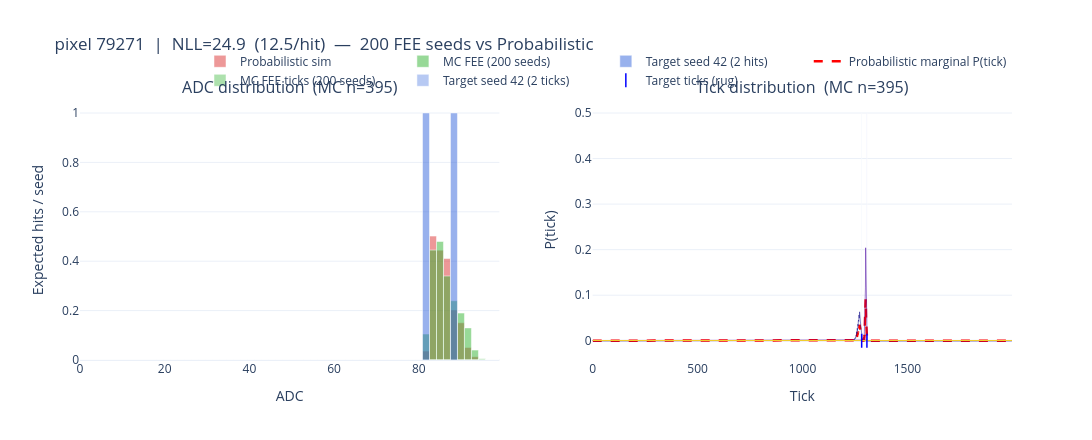
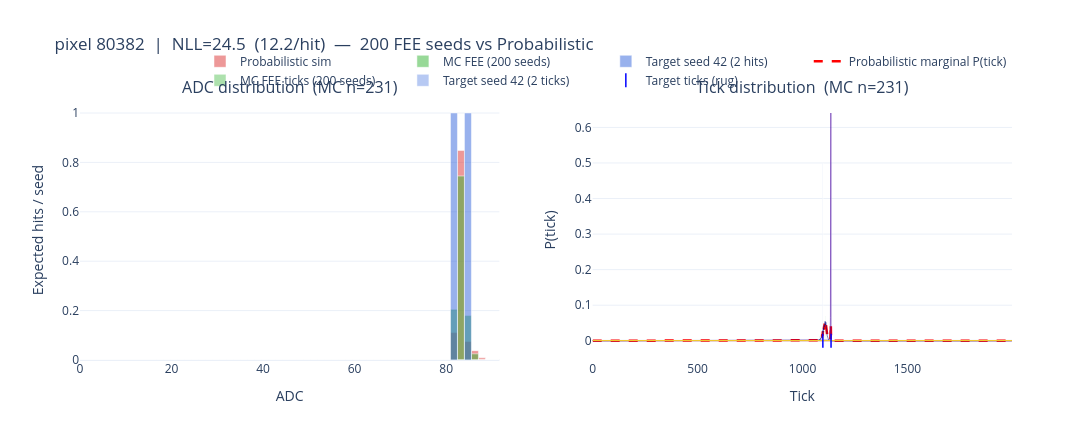
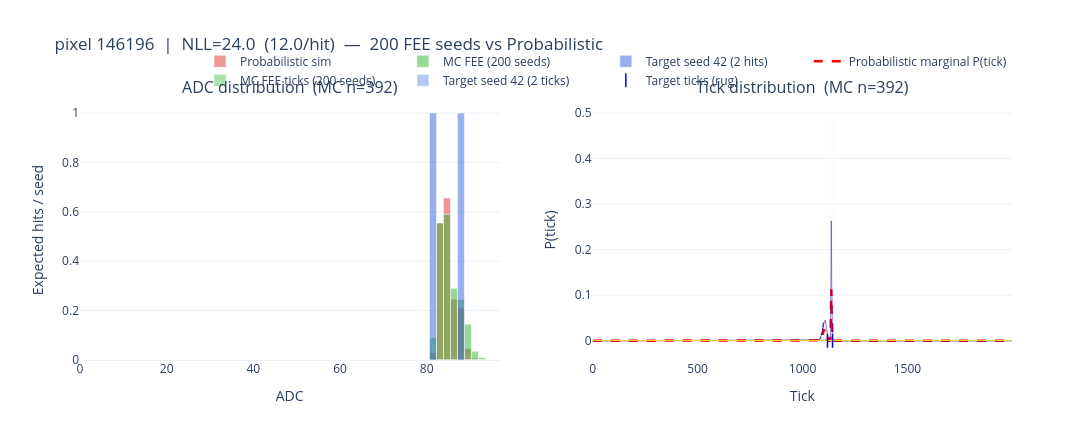
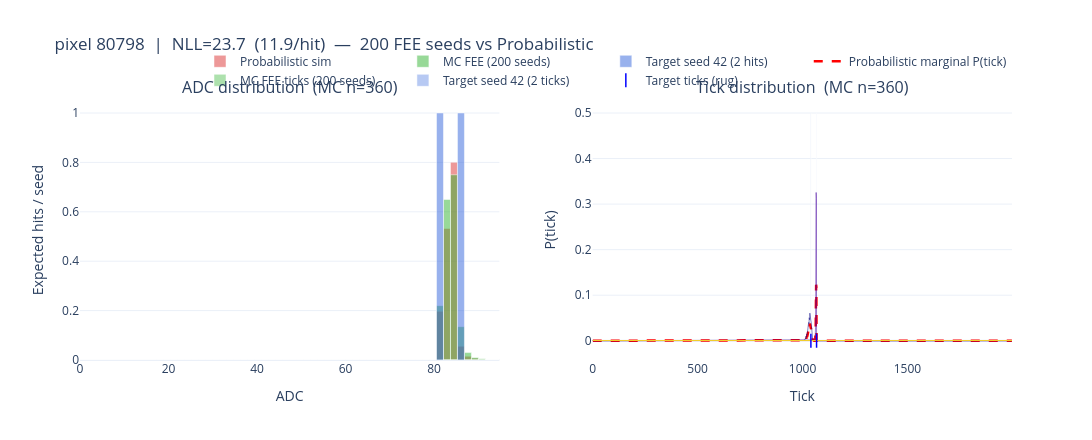

Notebook code for these charts, in order:
### Code cell
# --- Monte-Carlo FEE noise ensemble vs probabilistic distributions ---------------
#
# Strategy:
#   1. Run simulate_wfs() ONCE (deterministic physics, no noise).
#   2. Call simulate_stochastic() N_SEEDS times with different seeds.
#   3. For the worst discrepancy pixels, compare the empirical (ADC, tick)
#      distributions from all seeds against the probabilistic prediction.

from larndsim.sim_jax import simulate_wfs, simulate_stochastic
import plotly.graph_objects as go
from plotly.subplots import make_subplots
import plotly.colors as pc

N_SEEDS      = 200    # number of FEE noise realisations (raise to 1000 if fast enough)
MC_PARAMS    = disc_params   # use the same params as the discrepancy cell
WORST_PIX    = worst_pixels  # from previous cell

print(f"Running {N_SEEDS} FEE noise realisations at {PARAM_TO_SCAN}={DISCREPANCY_VAL:.4f} ...")

# ── Step 1: compute waveforms once ───────────────────────────────────────────────
response_arr = response   # the LUT response array loaded in cell 2
wfs_mc, unique_pixels_mc = simulate_wfs(MC_PARAMS, response_arr, tracks_jax, track_fields)
unique_pixels_mc_np = np.array(unique_pixels_mc)

# ── Step 2: loop over seeds ───────────────────────────────────────────────────────
# Accumulate per-pixel hit lists: {pixel_id: {'adcs': [...], 'ticks': [...]}}
from collections import defaultdict
mc_hits = defaultdict(lambda: {'adcs': [], 'ticks': []})

for seed in tqdm(range(N_SEEDS)):
    adcs_s, _, _, _, ticks_s, _, _, hit_pixels_s = simulate_stochastic(
        MC_PARAMS, wfs_mc, unique_pixels_mc, rngseed=seed
    )
    hp = np.array(hit_pixels_s)
    ad = np.array(adcs_s)
    tk = np.array(ticks_s).astype(int)
    for px in WORST_PIX:
        mask = hp == px
        if mask.any():
            mc_hits[px]['adcs'].extend(ad[mask].tolist())
            mc_hits[px]['ticks'].extend(tk[mask].tolist())

print("Done.")
for px in WORST_PIX:
    n = len(mc_hits[px]['adcs'])
    print(f"  pixel {px}: {n} hits across {N_SEEDS} seeds  ({n/N_SEEDS:.2f} hits/seed)")

# ── Step 3: compare per pixel ─────────────────────────────────────────────────────
Npix_d, Nhits_d, Nticks_d = prob_3d_d.shape
tick_axis = np.arange(Nticks_d)
trig_colors_mc = pc.sample_colorscale('plasma', [i / max(Nhits_d - 1, 1) for i in range(Nhits_d)])

for pixel_id in WORST_PIX:
    pix_pred_idx = np.searchsorted(pred_pix_d, pixel_id)
    has_pred = (pix_pred_idx < len(pred_pix_d)) and (pred_pix_d[pix_pred_idx] == pixel_id)

    mc_adcs_px  = np.array(mc_hits[pixel_id]['adcs'])
    mc_ticks_px = np.array(mc_hits[pixel_id]['ticks'])

    # Single-seed target hits (for reference)
    tgt_mask_px    = d_pixels == pixel_id
    tgt_adcs_px    = d_adcs[tgt_mask_px]
    tgt_ticks_px   = d_ticks[tgt_mask_px]

    nll_ph    = pix_nll[pixel_id] / max(pix_nhits[pixel_id], 1)
    fig_title = (f"pixel {pixel_id}  |  NLL={pix_nll[pixel_id]:.1f}  ({nll_ph:.1f}/hit)"
                 f"  —  {N_SEEDS} FEE seeds vs Probabilistic")

    fig = make_subplots(
        rows=1, cols=2,
        subplot_titles=(f"ADC distribution  (MC n={len(mc_adcs_px)})",
                        f"Tick distribution  (MC n={len(mc_ticks_px)})"),
        horizontal_spacing=0.10
    )

    # ── ADC panel ─────────────────────────────────────────────────────────────
    if has_pred:
        p_pix  = np.array(prob_3d_d[pix_pred_idx])
        lp_pix = np.array(logp_3d_d[pix_pred_idx])
        a_pix  = np.array(adcs_3d_d[pix_pred_idx])
        p_flat = p_pix.flatten()
        a_flat = a_pix.flatten()
        adc_max  = max(a_flat.max(),
                       mc_adcs_px.max() if len(mc_adcs_px) > 0 else 1,
                       tgt_adcs_px.max() if len(tgt_adcs_px) > 0 else 1)
        adc_bins = np.linspace(0, adc_max * 1.05, 61)
        # Probabilistic prediction (normalised to per-seed rate)
        sim_counts, _ = np.histogram(a_flat, bins=adc_bins, weights=p_flat)
        fig.add_trace(go.Bar(
            x=0.5 * (adc_bins[:-1] + adc_bins[1:]), y=sim_counts,
            name='Probabilistic sim', marker_color='rgba(220,50,50,0.5)',
            width=adc_bins[1] - adc_bins[0]
        ), row=1, col=1)
    else:
        adc_bins = np.linspace(0, max(
            mc_adcs_px.max() if len(mc_adcs_px) > 0 else 1,
            tgt_adcs_px.max() if len(tgt_adcs_px) > 0 else 120
        ) * 1.05, 61)

    if len(mc_adcs_px) > 0:
        # MC histogram normalised to per-seed rate (divide by N_SEEDS)
        mc_counts, _ = np.histogram(mc_adcs_px, bins=adc_bins)
        fig.add_trace(go.Bar(
            x=0.5 * (adc_bins[:-1] + adc_bins[1:]), y=mc_counts / N_SEEDS,
            name=f'MC FEE ({N_SEEDS} seeds)', marker_color='rgba(50,180,50,0.5)',
            width=adc_bins[1] - adc_bins[0]
        ), row=1, col=1)

    if len(tgt_adcs_px) > 0:
        tgt_counts, _ = np.histogram(tgt_adcs_px, bins=adc_bins)
        fig.add_trace(go.Bar(
            x=0.5 * (adc_bins[:-1] + adc_bins[1:]), y=tgt_counts.astype(float),
            name=f'Target seed 42 ({len(tgt_adcs_px)} hits)',
            marker_color='rgba(50,100,220,0.5)',
            width=adc_bins[1] - adc_bins[0]
        ), row=1, col=1)

    # ── Tick panel ────────────────────────────────────────────────────────────
    tick_bins = np.arange(Nticks_d + 1) - 0.5

    if has_pred:
        tick_probs_raw  = np.exp(lp_pix)
        norm_factor     = tick_probs_raw.sum(axis=1, keepdims=True)
        norm_factor     = np.where(norm_factor > 0, norm_factor, 1.0)
        tick_probs_norm = tick_probs_raw / norm_factor         # (Nhits, Nticks)

        # Marginal
        weights = p_pix.sum(axis=1)
        if weights.sum() > 0:
            marginal = (tick_probs_norm * weights[:, None]).sum(axis=0) / weights.sum()
            fig.add_trace(go.Scatter(
                x=tick_axis, y=marginal,
                mode='lines', name='Probabilistic marginal P(tick)',
                line=dict(color='red', width=2.5, dash='dash')
            ), row=1, col=2)

        # Individual trigger curves
        for nhit_i in range(Nhits_d):
            if tick_probs_norm[nhit_i].max() < 1e-4:
                continue
            fig.add_trace(go.Scatter(
                x=tick_axis, y=tick_probs_norm[nhit_i],
                mode='lines', name=f'Prob trig {nhit_i}',
                line=dict(color=trig_colors_mc[nhit_i], width=1),
                opacity=0.5, showlegend=False
            ), row=1, col=2)

    if len(mc_ticks_px) > 0:
        mc_tcounts, _ = np.histogram(mc_ticks_px, bins=tick_bins)
        # normalise to probability (density-like, sum=1)
        mc_tprob = mc_tcounts / mc_tcounts.sum() if mc_tcounts.sum() > 0 else mc_tcounts
        fig.add_trace(go.Bar(
            x=tick_axis, y=mc_tprob,
            name=f'MC FEE ticks ({N_SEEDS} seeds)',
            marker_color='rgba(50,180,50,0.4)', width=1.0
        ), row=1, col=2)

    if len(tgt_ticks_px) > 0:
        tgt_tcounts, _ = np.histogram(tgt_ticks_px, bins=tick_bins, density=True)
        fig.add_trace(go.Bar(
            x=tick_axis, y=tgt_tcounts,
            name=f'Target seed 42 ({len(tgt_ticks_px)} ticks)',
            marker_color='rgba(50,100,220,0.35)', width=1.0
        ), row=1, col=2)
        fig.add_trace(go.Scatter(
            x=tgt_ticks_px, y=np.zeros(len(tgt_ticks_px)),
            mode='markers', name='Target ticks (rug)',
            marker=dict(symbol='line-ns', size=10, color='blue',
                        line=dict(width=1.5, color='blue')),
            showlegend=True
        ), row=1, col=2)

    fig.update_layout(
        title=fig_title, barmode='overlay',
        height=440, width=1100,
        legend=dict(orientation='h', yanchor='bottom', y=1.02, xanchor='right', x=1),
        template='plotly_white'
    )
    fig.update_xaxes(title_text='ADC', row=1, col=1)
    fig.update_xaxes(title_text='Tick', row=1, col=2)
    fig.update_yaxes(title_text='Expected hits / seed', row=1, col=1)
    fig.update_yaxes(title_text='P(tick)', row=1, col=2)
    fig.show()

### Figure 1 — Plotly figure (JSON) as saved in the notebook; plotly's stock layout.template omitted (floating-point values rounded to 4 significant figures; data arrays with more than 128 entries replaced by an {"elided": "..."} marker saying what was removed)
{"data": [{"marker": {"color": "rgba(220,50,50,0.5)"}, "name": "Probabilistic sim", "type": "bar", "width": 1.651, "x": [0.8253, 2.476, 4.127, 5.777, 7.428, 9.078, 10.73, 12.38, 14.03, 15.68, 17.33, 18.98, 20.63, 22.28, 23.93, 25.58, 27.24, 28.89, 30.54, 32.19, 33.84, 35.49, 37.14, 38.79, 40.44, 42.09, 43.74, 45.39, 47.04, 48.69, 50.34, 51.99, 53.64, 55.3, 56.95, 58.6, 60.25, 61.9, 63.55, 65.2, 66.85, 68.5, 70.15, 71.8, 73.45, 75.1, 76.75, 78.4, 80.05, 81.71, 83.36, 85.01, 86.66, 88.31, 89.96, 91.61, 93.26, 94.91, 96.56, 98.21], "xaxis": "x", "y": [0.0, 0.0, 0.0, 0.0, 0.0, 0.0, 0.0, 0.0, 0.0, 0.0, 0.0, 0.0, 0.0, 0.0, 0.0, 0.0, 0.0, 0.0, 0.0, 0.0, 0.0, 0.0, 0.0, 0.0, 0.0, 0.0, 0.0, 0.0, 0.0, 0.0, 0.0, 0.0, 0.0, 0.0, 0.0, 0.0, 0.0, 0.0, 0.0, 0.0, 0.0, 0.0, 0.0, 0.0, 0.0, 0.0, 0.0, 9.653e-08, 1.134e-06, 0.03595, 0.5017, 0.4447, 0.4107, 0.2023, 0.1507, 0.05077, 0.01319, 0.0, 0.0, 0.0], "yaxis": "y"}, {"marker": {"color": "rgba(50,180,50,0.5)"}, "name": "MC FEE (200 seeds)", "type": "bar", "width": 1.651, "x": [0.8253, 2.476, 4.127, 5.777, 7.428, 9.078, 10.73, 12.38, 14.03, 15.68, 17.33, 18.98, 20.63, 22.28, 23.93, 25.58, 27.24, 28.89, 30.54, 32.19, 33.84, 35.49, 37.14, 38.79, 40.44, 42.09, 43.74, 45.39, 47.04, 48.69, 50.34, 51.99, 53.64, 55.3, 56.95, 58.6, 60.25, 61.9, 63.55, 65.2, 66.85, 68.5, 70.15, 71.8, 73.45, 75.1, 76.75, 78.4, 80.05, 81.71, 83.36, 85.01, 86.66, 88.31, 89.96, 91.61, 93.26, 94.91, 96.56, 98.21], "xaxis": "x", "y": [0.0, 0.0, 0.0, 0.0, 0.0, 0.0, 0.0, 0.0, 0.0, 0.0, 0.0, 0.0, 0.0, 0.0, 0.0, 0.0, 0.0, 0.0, 0.0, 0.0, 0.0, 0.0, 0.0, 0.0, 0.0, 0.0, 0.0, 0.0, 0.0, 0.0, 0.0, 0.0, 0.0, 0.0, 0.0, 0.0, 0.0, 0.0, 0.0, 0.0, 0.0, 0.0, 0.0, 0.0, 0.0, 0.0, 0.0, 0.0, 0.0, 0.105, 0.445, 0.48, 0.34, 0.24, 0.19, 0.13, 0.04, 0.005, 0.0, 0.0], "yaxis": "y"}, {"marker": {"color": "rgba(50,100,220,0.5)"}, "name": "Target seed 42 (2 hits)", "type": "bar", "width": 1.651, "x": [0.8253, 2.476, 4.127, 5.777, 7.428, 9.078, 10.73, 12.38, 14.03, 15.68, 17.33, 18.98, 20.63, 22.28, 23.93, 25.58, 27.24, 28.89, 30.54, 32.19, 33.84, 35.49, 37.14, 38.79, 40.44, 42.09, 43.74, 45.39, 47.04, 48.69, 50.34, 51.99, 53.64, 55.3, 56.95, 58.6, 60.25, 61.9, 63.55, 65.2, 66.85, 68.5, 70.15, 71.8, 73.45, 75.1, 76.75, 78.4, 80.05, 81.71, 83.36, 85.01, 86.66, 88.31, 89.96, 91.61, 93.26, 94.91, 96.56, 98.21], "xaxis": "x", "y": [0.0, 0.0, 0.0, 0.0, 0.0, 0.0, 0.0, 0.0, 0.0, 0.0, 0.0, 0.0, 0.0, 0.0, 0.0, 0.0, 0.0, 0.0, 0.0, 0.0, 0.0, 0.0, 0.0, 0.0, 0.0, 0.0, 0.0, 0.0, 0.0, 0.0, 0.0, 0.0, 0.0, 0.0, 0.0, 0.0, 0.0, 0.0, 0.0, 0.0, 0.0, 0.0, 0.0, 0.0, 0.0, 0.0, 0.0, 0.0, 0.0, 1.0, 0.0, 0.0, 0.0, 1.0, 0.0, 0.0, 0.0, 0.0, 0.0, 0.0], "yaxis": "y"}, {"line": {"color": "red", "dash": "dash", "width": 2.5}, "mode": "lines", "name": "Probabilistic marginal P(tick)", "type": "scatter", "x": {"elided": "1999 int values"}, "xaxis": "x2", "y": {"elided": "1999 float values"}, "yaxis": "y2"}, {"line": {"color": "rgb(13, 8, 135)", "width": 1}, "mode": "lines", "name": "Prob trig 0", "opacity": 0.5, "showlegend": false, "type": "scatter", "x": {"elided": "1999 int values"}, "xaxis": "x2", "y": {"elided": "1999 float values"}, "yaxis": "y2"}, {"line": {"color": "rgb(70, 3, 159)", "width": 1}, "mode": "lines", "name": "Prob trig 1", "opacity": 0.5, "showlegend": false, "type": "scatter", "x": {"elided": "1999 int values"}, "xaxis": "x2", "y": {"elided": "1999 float values"}, "yaxis": "y2"}, {"line": {"color": "rgb(114, 1, 168)", "width": 1}, "mode": "lines", "name": "Prob trig 2", "opacity": 0.5, "showlegend": false, "type": "scatter", "x": {"elided": "1999 int values"}, "xaxis": "x2", "y": {"elided": "1999 float values"}, "yaxis": "y2"}, {"line": {"color": "rgb(156, 23, 158)", "width": 1}, "mode": "lines", "name": "Prob trig 3", "opacity": 0.5, "showlegend": false, "type": "scatter", "x": {"elided": "1999 int values"}, "xaxis": "x2", "y": {"elided": "1999 float values"}, "yaxis": "y2"}, {"line": {"color": "rgb(189, 55, 134)", "width": 1}, "mode": "lines", "name": "Prob trig 4", "opacity": 0.5, "showlegend": false, "type": "scatter", "x": {"elided": "1999 int values"}, "xaxis": "x2", "y": {"elided": "1999 float values"}, "yaxis": "y2"}, {"line": {"color": "rgb(216, 87, 107)", "width": 1}, "mode": "lines", "name": "Prob trig 5", "opacity": 0.5, "showlegend": false, "type": "scatter", "x": {"elided": "1999 int values"}, "xaxis": "x2", "y": {"elided": "1999 float values"}, "yaxis": "y2"}, {"line": {"color": "rgb(237, 121, 83)", "width": 1}, "mode": "lines", "name": "Prob trig 6", "opacity": 0.5, "showlegend": false, "type": "scatter", "x": {"elided": "1999 int values"}, "xaxis": "x2", "y": {"elided": "1999 float values"}, "yaxis": "y2"}, {"line": {"color": "rgb(251, 159, 58)", "width": 1}, "mode": "lines", "name": "Prob trig 7", "opacity": 0.5, "showlegend": false, "type": "scatter", "x": {"elided": "1999 int values"}, "xaxis": "x2", "y": {"elided": "1999 float values"}, "yaxis": "y2"}, {"line": {"color": "rgb(253, 202, 38)", "width": 1}, "mode": "lines", "name": "Prob trig 8", "opacity": 0.5, "showlegend": false, "type": "scatter", "x": {"elided": "1999 int values"}, "xaxis": "x2", "y": {"elided": "1999 float values"}, "yaxis": "y2"}, {"line": {"color": "rgb(240, 249, 33)", "width": 1}, "mode": "lines", "name": "Prob trig 9", "opacity": 0.5, "showlegend": false, "type": "scatter", "x": {"elided": "1999 int values"}, "xaxis": "x2", "y": {"elided": "1999 float values"}, "yaxis": "y2"}, {"marker": {"color": "rgba(50,180,50,0.4)"}, "name": "MC FEE ticks (200 seeds)", "type": "bar", "width": 1, "x": {"elided": "1999 int values"}, "xaxis": "x2", "y": {"elided": "1999 float values"}, "yaxis": "y2"}, {"marker": {"color": "rgba(50,100,220,0.35)"}, "name": "Target seed 42 (2 ticks)", "type": "bar", "width": 1, "x": {"elided": "1999 int values"}, "xaxis": "x2", "y": {"elided": "1999 float values"}, "yaxis": "y2"}, {"marker": {"color": "blue", "line": {"color": "blue", "width": 1.5}, "size": 10, "symbol": "line-ns"}, "mode": "markers", "name": "Target ticks (rug)", "showlegend": true, "type": "scatter", "x": [1282, 1307], "xaxis": "x2", "y": [0.0, 0.0], "yaxis": "y2"}], "layout": {"annotations": [{"font": {"size": 16}, "showarrow": false, "text": "ADC distribution  (MC n=395)", "x": 0.225, "xanchor": "center", "xref": "paper", "y": 1, "yanchor": "bottom", "yref": "paper"}, {"font": {"size": 16}, "showarrow": false, "text": "Tick distribution  (MC n=395)", "x": 0.775, "xanchor": "center", "xref": "paper", "y": 1, "yanchor": "bottom", "yref": "paper"}], "barmode": "overlay", "height": 440, "legend": {"orientation": "h", "x": 1, "xanchor": "right", "y": 1.02, "yanchor": "bottom"}, "title": {"text": "pixel 79271  |  NLL=24.9  (12.5/hit)  —  200 FEE seeds vs Probabilistic"}, "width": 1100, "xaxis": {"anchor": "y", "domain": [0, 0.45], "title": {"text": "ADC"}}, "xaxis2": {"anchor": "y2", "domain": [0.55, 1], "title": {"text": "Tick"}}, "yaxis": {"anchor": "x", "domain": [0, 1], "title": {"text": "Expected hits / seed"}}, "yaxis2": {"anchor": "x2", "domain": [0, 1], "title": {"text": "P(tick)"}}}}

### Figure 2 — Plotly figure (JSON) as saved in the notebook; plotly's stock layout.template omitted (floating-point values rounded to 4 significant figures; data arrays with more than 128 entries replaced by an {"elided": "..."} marker saying what was removed)
{"data": [{"marker": {"color": "rgba(220,50,50,0.5)"}, "name": "Probabilistic sim", "type": "bar", "width": 1.527, "x": [0.7637, 2.291, 3.818, 5.346, 6.873, 8.4, 9.928, 11.45, 12.98, 14.51, 16.04, 17.56, 19.09, 20.62, 22.15, 23.67, 25.2, 26.73, 28.26, 29.78, 31.31, 32.84, 34.36, 35.89, 37.42, 38.95, 40.47, 42.0, 43.53, 45.06, 46.58, 48.11, 49.64, 51.16, 52.69, 54.22, 55.75, 57.27, 58.8, 60.33, 61.86, 63.38, 64.91, 66.44, 67.97, 69.49, 71.02, 72.55, 74.07, 75.6, 77.13, 78.66, 80.18, 81.71, 83.24, 84.77, 86.29, 87.82, 89.35, 90.88], "xaxis": "x", "y": [0.0, 0.0, 0.0, 0.0, 0.0, 0.0, 0.0, 0.0, 0.0, 0.0, 0.0, 0.0, 0.0, 0.0, 0.0, 0.0, 0.0, 0.0, 0.0, 0.0, 0.0, 0.0, 0.0, 0.0, 0.0, 0.0, 0.0, 0.0, 0.0, 0.0, 0.0, 0.0, 0.0, 0.0, 0.0, 0.0, 0.0, 0.0, 0.0, 0.0, 0.0, 0.0, 0.0, 0.0, 0.0, 0.0, 0.0, 0.0, 0.0, 0.0, 0.0, 1.391e-07, 1.53e-06, 0.111, 0.8485, 0.07519, 0.03789, 0.00862, 0.0, 0.0], "yaxis": "y"}, {"marker": {"color": "rgba(50,180,50,0.5)"}, "name": "MC FEE (200 seeds)", "type": "bar", "width": 1.527, "x": [0.7637, 2.291, 3.818, 5.346, 6.873, 8.4, 9.928, 11.45, 12.98, 14.51, 16.04, 17.56, 19.09, 20.62, 22.15, 23.67, 25.2, 26.73, 28.26, 29.78, 31.31, 32.84, 34.36, 35.89, 37.42, 38.95, 40.47, 42.0, 43.53, 45.06, 46.58, 48.11, 49.64, 51.16, 52.69, 54.22, 55.75, 57.27, 58.8, 60.33, 61.86, 63.38, 64.91, 66.44, 67.97, 69.49, 71.02, 72.55, 74.07, 75.6, 77.13, 78.66, 80.18, 81.71, 83.24, 84.77, 86.29, 87.82, 89.35, 90.88], "xaxis": "x", "y": [0.0, 0.0, 0.0, 0.0, 0.0, 0.0, 0.0, 0.0, 0.0, 0.0, 0.0, 0.0, 0.0, 0.0, 0.0, 0.0, 0.0, 0.0, 0.0, 0.0, 0.0, 0.0, 0.0, 0.0, 0.0, 0.0, 0.0, 0.0, 0.0, 0.0, 0.0, 0.0, 0.0, 0.0, 0.0, 0.0, 0.0, 0.0, 0.0, 0.0, 0.0, 0.0, 0.0, 0.0, 0.0, 0.0, 0.0, 0.0, 0.0, 0.0, 0.0, 0.0, 0.0, 0.205, 0.745, 0.18, 0.025, 0.0, 0.0, 0.0], "yaxis": "y"}, {"marker": {"color": "rgba(50,100,220,0.5)"}, "name": "Target seed 42 (2 hits)", "type": "bar", "width": 1.527, "x": [0.7637, 2.291, 3.818, 5.346, 6.873, 8.4, 9.928, 11.45, 12.98, 14.51, 16.04, 17.56, 19.09, 20.62, 22.15, 23.67, 25.2, 26.73, 28.26, 29.78, 31.31, 32.84, 34.36, 35.89, 37.42, 38.95, 40.47, 42.0, 43.53, 45.06, 46.58, 48.11, 49.64, 51.16, 52.69, 54.22, 55.75, 57.27, 58.8, 60.33, 61.86, 63.38, 64.91, 66.44, 67.97, 69.49, 71.02, 72.55, 74.07, 75.6, 77.13, 78.66, 80.18, 81.71, 83.24, 84.77, 86.29, 87.82, 89.35, 90.88], "xaxis": "x", "y": [0.0, 0.0, 0.0, 0.0, 0.0, 0.0, 0.0, 0.0, 0.0, 0.0, 0.0, 0.0, 0.0, 0.0, 0.0, 0.0, 0.0, 0.0, 0.0, 0.0, 0.0, 0.0, 0.0, 0.0, 0.0, 0.0, 0.0, 0.0, 0.0, 0.0, 0.0, 0.0, 0.0, 0.0, 0.0, 0.0, 0.0, 0.0, 0.0, 0.0, 0.0, 0.0, 0.0, 0.0, 0.0, 0.0, 0.0, 0.0, 0.0, 0.0, 0.0, 0.0, 0.0, 1.0, 0.0, 1.0, 0.0, 0.0, 0.0, 0.0], "yaxis": "y"}, {"line": {"color": "red", "dash": "dash", "width": 2.5}, "mode": "lines", "name": "Probabilistic marginal P(tick)", "type": "scatter", "x": {"elided": "1999 int values"}, "xaxis": "x2", "y": {"elided": "1999 float values"}, "yaxis": "y2"}, {"line": {"color": "rgb(13, 8, 135)", "width": 1}, "mode": "lines", "name": "Prob trig 0", "opacity": 0.5, "showlegend": false, "type": "scatter", "x": {"elided": "1999 int values"}, "xaxis": "x2", "y": {"elided": "1999 float values"}, "yaxis": "y2"}, {"line": {"color": "rgb(70, 3, 159)", "width": 1}, "mode": "lines", "name": "Prob trig 1", "opacity": 0.5, "showlegend": false, "type": "scatter", "x": {"elided": "1999 int values"}, "xaxis": "x2", "y": {"elided": "1999 float values"}, "yaxis": "y2"}, {"line": {"color": "rgb(114, 1, 168)", "width": 1}, "mode": "lines", "name": "Prob trig 2", "opacity": 0.5, "showlegend": false, "type": "scatter", "x": {"elided": "1999 int values"}, "xaxis": "x2", "y": {"elided": "1999 float values"}, "yaxis": "y2"}, {"line": {"color": "rgb(156, 23, 158)", "width": 1}, "mode": "lines", "name": "Prob trig 3", "opacity": 0.5, "showlegend": false, "type": "scatter", "x": {"elided": "1999 int values"}, "xaxis": "x2", "y": {"elided": "1999 float values"}, "yaxis": "y2"}, {"line": {"color": "rgb(189, 55, 134)", "width": 1}, "mode": "lines", "name": "Prob trig 4", "opacity": 0.5, "showlegend": false, "type": "scatter", "x": {"elided": "1999 int values"}, "xaxis": "x2", "y": {"elided": "1999 float values"}, "yaxis": "y2"}, {"line": {"color": "rgb(216, 87, 107)", "width": 1}, "mode": "lines", "name": "Prob trig 5", "opacity": 0.5, "showlegend": false, "type": "scatter", "x": {"elided": "1999 int values"}, "xaxis": "x2", "y": {"elided": "1999 float values"}, "yaxis": "y2"}, {"line": {"color": "rgb(237, 121, 83)", "width": 1}, "mode": "lines", "name": "Prob trig 6", "opacity": 0.5, "showlegend": false, "type": "scatter", "x": {"elided": "1999 int values"}, "xaxis": "x2", "y": {"elided": "1999 float values"}, "yaxis": "y2"}, {"line": {"color": "rgb(251, 159, 58)", "width": 1}, "mode": "lines", "name": "Prob trig 7", "opacity": 0.5, "showlegend": false, "type": "scatter", "x": {"elided": "1999 int values"}, "xaxis": "x2", "y": {"elided": "1999 float values"}, "yaxis": "y2"}, {"line": {"color": "rgb(253, 202, 38)", "width": 1}, "mode": "lines", "name": "Prob trig 8", "opacity": 0.5, "showlegend": false, "type": "scatter", "x": {"elided": "1999 int values"}, "xaxis": "x2", "y": {"elided": "1999 float values"}, "yaxis": "y2"}, {"line": {"color": "rgb(240, 249, 33)", "width": 1}, "mode": "lines", "name": "Prob trig 9", "opacity": 0.5, "showlegend": false, "type": "scatter", "x": {"elided": "1999 int values"}, "xaxis": "x2", "y": {"elided": "1999 float values"}, "yaxis": "y2"}, {"marker": {"color": "rgba(50,180,50,0.4)"}, "name": "MC FEE ticks (200 seeds)", "type": "bar", "width": 1, "x": {"elided": "1999 int values"}, "xaxis": "x2", "y": {"elided": "1999 float values"}, "yaxis": "y2"}, {"marker": {"color": "rgba(50,100,220,0.35)"}, "name": "Target seed 42 (2 ticks)", "type": "bar", "width": 1, "x": {"elided": "1999 int values"}, "xaxis": "x2", "y": {"elided": "1999 float values"}, "yaxis": "y2"}, {"marker": {"color": "blue", "line": {"color": "blue", "width": 1.5}, "size": 10, "symbol": "line-ns"}, "mode": "markers", "name": "Target ticks (rug)", "showlegend": true, "type": "scatter", "x": [1097, 1136], "xaxis": "x2", "y": [0.0, 0.0], "yaxis": "y2"}], "layout": {"annotations": [{"font": {"size": 16}, "showarrow": false, "text": "ADC distribution  (MC n=231)", "x": 0.225, "xanchor": "center", "xref": "paper", "y": 1, "yanchor": "bottom", "yref": "paper"}, {"font": {"size": 16}, "showarrow": false, "text": "Tick distribution  (MC n=231)", "x": 0.775, "xanchor": "center", "xref": "paper", "y": 1, "yanchor": "bottom", "yref": "paper"}], "barmode": "overlay", "height": 440, "legend": {"orientation": "h", "x": 1, "xanchor": "right", "y": 1.02, "yanchor": "bottom"}, "title": {"text": "pixel 80382  |  NLL=24.5  (12.2/hit)  —  200 FEE seeds vs Probabilistic"}, "width": 1100, "xaxis": {"anchor": "y", "domain": [0, 0.45], "title": {"text": "ADC"}}, "xaxis2": {"anchor": "y2", "domain": [0.55, 1], "title": {"text": "Tick"}}, "yaxis": {"anchor": "x", "domain": [0, 1], "title": {"text": "Expected hits / seed"}}, "yaxis2": {"anchor": "x2", "domain": [0, 1], "title": {"text": "P(tick)"}}}}

### Figure 3 — Plotly figure (JSON) as saved in the notebook; plotly's stock layout.template omitted (floating-point values rounded to 4 significant figures; data arrays with more than 128 entries replaced by an {"elided": "..."} marker saying what was removed)
{"data": [{"marker": {"color": "rgba(220,50,50,0.5)"}, "name": "Probabilistic sim", "type": "bar", "width": 1.613, "x": [0.8065, 2.419, 4.032, 5.645, 7.258, 8.871, 10.48, 12.1, 13.71, 15.32, 16.94, 18.55, 20.16, 21.77, 23.39, 25.0, 26.61, 28.23, 29.84, 31.45, 33.07, 34.68, 36.29, 37.9, 39.52, 41.13, 42.74, 44.36, 45.97, 47.58, 49.19, 50.81, 52.42, 54.03, 55.65, 57.26, 58.87, 60.49, 62.1, 63.71, 65.32, 66.94, 68.55, 70.16, 71.78, 73.39, 75.0, 76.61, 78.23, 79.84, 81.45, 83.07, 84.68, 86.29, 87.91, 89.52, 91.13, 92.74, 94.36, 95.97], "xaxis": "x", "y": [0.0, 0.0, 0.0, 0.0, 0.0, 0.0, 0.0, 0.0, 0.0, 0.0, 0.0, 0.0, 0.0, 0.0, 0.0, 0.0, 0.0, 0.0, 0.0, 0.0, 0.0, 0.0, 0.0, 0.0, 0.0, 0.0, 0.0, 0.0, 0.0, 0.0, 0.0, 0.0, 0.0, 0.0, 0.0, 0.0, 0.0, 0.0, 0.0, 0.0, 0.0, 0.0, 0.0, 0.0, 0.0, 0.0, 0.0, 0.0, 0.0, 4.718e-07, 0.02885, 0.5547, 0.6558, 0.2462, 0.2109, 0.04689, 0.006631, 0.0004901, 0.0, 0.0], "yaxis": "y"}, {"marker": {"color": "rgba(50,180,50,0.5)"}, "name": "MC FEE (200 seeds)", "type": "bar", "width": 1.613, "x": [0.8065, 2.419, 4.032, 5.645, 7.258, 8.871, 10.48, 12.1, 13.71, 15.32, 16.94, 18.55, 20.16, 21.77, 23.39, 25.0, 26.61, 28.23, 29.84, 31.45, 33.07, 34.68, 36.29, 37.9, 39.52, 41.13, 42.74, 44.36, 45.97, 47.58, 49.19, 50.81, 52.42, 54.03, 55.65, 57.26, 58.87, 60.49, 62.1, 63.71, 65.32, 66.94, 68.55, 70.16, 71.78, 73.39, 75.0, 76.61, 78.23, 79.84, 81.45, 83.07, 84.68, 86.29, 87.91, 89.52, 91.13, 92.74, 94.36, 95.97], "xaxis": "x", "y": [0.0, 0.0, 0.0, 0.0, 0.0, 0.0, 0.0, 0.0, 0.0, 0.0, 0.0, 0.0, 0.0, 0.0, 0.0, 0.0, 0.0, 0.0, 0.0, 0.0, 0.0, 0.0, 0.0, 0.0, 0.0, 0.0, 0.0, 0.0, 0.0, 0.0, 0.0, 0.0, 0.0, 0.0, 0.0, 0.0, 0.0, 0.0, 0.0, 0.0, 0.0, 0.0, 0.0, 0.0, 0.0, 0.0, 0.0, 0.0, 0.0, 0.0, 0.09, 0.555, 0.59, 0.29, 0.245, 0.145, 0.035, 0.01, 0.0, 0.0], "yaxis": "y"}, {"marker": {"color": "rgba(50,100,220,0.5)"}, "name": "Target seed 42 (2 hits)", "type": "bar", "width": 1.613, "x": [0.8065, 2.419, 4.032, 5.645, 7.258, 8.871, 10.48, 12.1, 13.71, 15.32, 16.94, 18.55, 20.16, 21.77, 23.39, 25.0, 26.61, 28.23, 29.84, 31.45, 33.07, 34.68, 36.29, 37.9, 39.52, 41.13, 42.74, 44.36, 45.97, 47.58, 49.19, 50.81, 52.42, 54.03, 55.65, 57.26, 58.87, 60.49, 62.1, 63.71, 65.32, 66.94, 68.55, 70.16, 71.78, 73.39, 75.0, 76.61, 78.23, 79.84, 81.45, 83.07, 84.68, 86.29, 87.91, 89.52, 91.13, 92.74, 94.36, 95.97], "xaxis": "x", "y": [0.0, 0.0, 0.0, 0.0, 0.0, 0.0, 0.0, 0.0, 0.0, 0.0, 0.0, 0.0, 0.0, 0.0, 0.0, 0.0, 0.0, 0.0, 0.0, 0.0, 0.0, 0.0, 0.0, 0.0, 0.0, 0.0, 0.0, 0.0, 0.0, 0.0, 0.0, 0.0, 0.0, 0.0, 0.0, 0.0, 0.0, 0.0, 0.0, 0.0, 0.0, 0.0, 0.0, 0.0, 0.0, 0.0, 0.0, 0.0, 0.0, 0.0, 1.0, 0.0, 0.0, 0.0, 1.0, 0.0, 0.0, 0.0, 0.0, 0.0], "yaxis": "y"}, {"line": {"color": "red", "dash": "dash", "width": 2.5}, "mode": "lines", "name": "Probabilistic marginal P(tick)", "type": "scatter", "x": {"elided": "1999 int values"}, "xaxis": "x2", "y": {"elided": "1999 float values"}, "yaxis": "y2"}, {"line": {"color": "rgb(13, 8, 135)", "width": 1}, "mode": "lines", "name": "Prob trig 0", "opacity": 0.5, "showlegend": false, "type": "scatter", "x": {"elided": "1999 int values"}, "xaxis": "x2", "y": {"elided": "1999 float values"}, "yaxis": "y2"}, {"line": {"color": "rgb(70, 3, 159)", "width": 1}, "mode": "lines", "name": "Prob trig 1", "opacity": 0.5, "showlegend": false, "type": "scatter", "x": {"elided": "1999 int values"}, "xaxis": "x2", "y": {"elided": "1999 float values"}, "yaxis": "y2"}, {"line": {"color": "rgb(114, 1, 168)", "width": 1}, "mode": "lines", "name": "Prob trig 2", "opacity": 0.5, "showlegend": false, "type": "scatter", "x": {"elided": "1999 int values"}, "xaxis": "x2", "y": {"elided": "1999 float values"}, "yaxis": "y2"}, {"line": {"color": "rgb(156, 23, 158)", "width": 1}, "mode": "lines", "name": "Prob trig 3", "opacity": 0.5, "showlegend": false, "type": "scatter", "x": {"elided": "1999 int values"}, "xaxis": "x2", "y": {"elided": "1999 float values"}, "yaxis": "y2"}, {"line": {"color": "rgb(189, 55, 134)", "width": 1}, "mode": "lines", "name": "Prob trig 4", "opacity": 0.5, "showlegend": false, "type": "scatter", "x": {"elided": "1999 int values"}, "xaxis": "x2", "y": {"elided": "1999 float values"}, "yaxis": "y2"}, {"line": {"color": "rgb(216, 87, 107)", "width": 1}, "mode": "lines", "name": "Prob trig 5", "opacity": 0.5, "showlegend": false, "type": "scatter", "x": {"elided": "1999 int values"}, "xaxis": "x2", "y": {"elided": "1999 float values"}, "yaxis": "y2"}, {"line": {"color": "rgb(237, 121, 83)", "width": 1}, "mode": "lines", "name": "Prob trig 6", "opacity": 0.5, "showlegend": false, "type": "scatter", "x": {"elided": "1999 int values"}, "xaxis": "x2", "y": {"elided": "1999 float values"}, "yaxis": "y2"}, {"line": {"color": "rgb(251, 159, 58)", "width": 1}, "mode": "lines", "name": "Prob trig 7", "opacity": 0.5, "showlegend": false, "type": "scatter", "x": {"elided": "1999 int values"}, "xaxis": "x2", "y": {"elided": "1999 float values"}, "yaxis": "y2"}, {"line": {"color": "rgb(253, 202, 38)", "width": 1}, "mode": "lines", "name": "Prob trig 8", "opacity": 0.5, "showlegend": false, "type": "scatter", "x": {"elided": "1999 int values"}, "xaxis": "x2", "y": {"elided": "1999 float values"}, "yaxis": "y2"}, {"line": {"color": "rgb(240, 249, 33)", "width": 1}, "mode": "lines", "name": "Prob trig 9", "opacity": 0.5, "showlegend": false, "type": "scatter", "x": {"elided": "1999 int values"}, "xaxis": "x2", "y": {"elided": "1999 float values"}, "yaxis": "y2"}, {"marker": {"color": "rgba(50,180,50,0.4)"}, "name": "MC FEE ticks (200 seeds)", "type": "bar", "width": 1, "x": {"elided": "1999 int values"}, "xaxis": "x2", "y": {"elided": "1999 float values"}, "yaxis": "y2"}, {"marker": {"color": "rgba(50,100,220,0.35)"}, "name": "Target seed 42 (2 ticks)", "type": "bar", "width": 1, "x": {"elided": "1999 int values"}, "xaxis": "x2", "y": {"elided": "1999 float values"}, "yaxis": "y2"}, {"marker": {"color": "blue", "line": {"color": "blue", "width": 1.5}, "size": 10, "symbol": "line-ns"}, "mode": "markers", "name": "Target ticks (rug)", "showlegend": true, "type": "scatter", "x": [1119, 1143], "xaxis": "x2", "y": [0.0, 0.0], "yaxis": "y2"}], "layout": {"annotations": [{"font": {"size": 16}, "showarrow": false, "text": "ADC distribution  (MC n=392)", "x": 0.225, "xanchor": "center", "xref": "paper", "y": 1, "yanchor": "bottom", "yref": "paper"}, {"font": {"size": 16}, "showarrow": false, "text": "Tick distribution  (MC n=392)", "x": 0.775, "xanchor": "center", "xref": "paper", "y": 1, "yanchor": "bottom", "yref": "paper"}], "barmode": "overlay", "height": 440, "legend": {"orientation": "h", "x": 1, "xanchor": "right", "y": 1.02, "yanchor": "bottom"}, "title": {"text": "pixel 146196  |  NLL=24.0  (12.0/hit)  —  200 FEE seeds vs Probabilistic"}, "width": 1100, "xaxis": {"anchor": "y", "domain": [0, 0.45], "title": {"text": "ADC"}}, "xaxis2": {"anchor": "y2", "domain": [0.55, 1], "title": {"text": "Tick"}}, "yaxis": {"anchor": "x", "domain": [0, 1], "title": {"text": "Expected hits / seed"}}, "yaxis2": {"anchor": "x2", "domain": [0, 1], "title": {"text": "P(tick)"}}}}

### Figure 4 — Plotly figure (JSON) as saved in the notebook; plotly's stock layout.template omitted (floating-point values rounded to 4 significant figures; data arrays with more than 128 entries replaced by an {"elided": "..."} marker saying what was removed)
{"data": [{"marker": {"color": "rgba(220,50,50,0.5)"}, "name": "Probabilistic sim", "type": "bar", "width": 1.579, "x": [0.7897, 2.369, 3.948, 5.528, 7.107, 8.686, 10.27, 11.85, 13.42, 15.0, 16.58, 18.16, 19.74, 21.32, 22.9, 24.48, 26.06, 27.64, 29.22, 30.8, 32.38, 33.96, 35.54, 37.11, 38.69, 40.27, 41.85, 43.43, 45.01, 46.59, 48.17, 49.75, 51.33, 52.91, 54.49, 56.07, 57.65, 59.23, 60.8, 62.38, 63.96, 65.54, 67.12, 68.7, 70.28, 71.86, 73.44, 75.02, 76.6, 78.18, 79.76, 81.34, 82.92, 84.49, 86.07, 87.65, 89.23, 90.81, 92.39, 93.97], "xaxis": "x", "y": [0.0, 0.0, 0.0, 0.0, 0.0, 0.0, 0.0, 0.0, 0.0, 0.0, 0.0, 0.0, 0.0, 0.0, 0.0, 0.0, 0.0, 0.0, 0.0, 0.0, 0.0, 0.0, 0.0, 0.0, 0.0, 0.0, 0.0, 0.0, 0.0, 0.0, 0.0, 0.0, 0.0, 0.0, 0.0, 0.0, 0.0, 0.0, 0.0, 0.0, 0.0, 0.0, 0.0, 0.0, 0.0, 0.0, 0.0, 0.0, 0.0, 1.013e-07, 4.56e-07, 0.1973, 0.5324, 0.8005, 0.05534, 0.01528, 0.006847, 0.0009899, 0.0, 0.0], "yaxis": "y"}, {"marker": {"color": "rgba(50,180,50,0.5)"}, "name": "MC FEE (200 seeds)", "type": "bar", "width": 1.579, "x": [0.7897, 2.369, 3.948, 5.528, 7.107, 8.686, 10.27, 11.85, 13.42, 15.0, 16.58, 18.16, 19.74, 21.32, 22.9, 24.48, 26.06, 27.64, 29.22, 30.8, 32.38, 33.96, 35.54, 37.11, 38.69, 40.27, 41.85, 43.43, 45.01, 46.59, 48.17, 49.75, 51.33, 52.91, 54.49, 56.07, 57.65, 59.23, 60.8, 62.38, 63.96, 65.54, 67.12, 68.7, 70.28, 71.86, 73.44, 75.02, 76.6, 78.18, 79.76, 81.34, 82.92, 84.49, 86.07, 87.65, 89.23, 90.81, 92.39, 93.97], "xaxis": "x", "y": [0.0, 0.0, 0.0, 0.0, 0.0, 0.0, 0.0, 0.0, 0.0, 0.0, 0.0, 0.0, 0.0, 0.0, 0.0, 0.0, 0.0, 0.0, 0.0, 0.0, 0.0, 0.0, 0.0, 0.0, 0.0, 0.0, 0.0, 0.0, 0.0, 0.0, 0.0, 0.0, 0.0, 0.0, 0.0, 0.0, 0.0, 0.0, 0.0, 0.0, 0.0, 0.0, 0.0, 0.0, 0.0, 0.0, 0.0, 0.0, 0.0, 0.0, 0.0, 0.22, 0.65, 0.75, 0.135, 0.03, 0.01, 0.005, 0.0, 0.0], "yaxis": "y"}, {"marker": {"color": "rgba(50,100,220,0.5)"}, "name": "Target seed 42 (2 hits)", "type": "bar", "width": 1.579, "x": [0.7897, 2.369, 3.948, 5.528, 7.107, 8.686, 10.27, 11.85, 13.42, 15.0, 16.58, 18.16, 19.74, 21.32, 22.9, 24.48, 26.06, 27.64, 29.22, 30.8, 32.38, 33.96, 35.54, 37.11, 38.69, 40.27, 41.85, 43.43, 45.01, 46.59, 48.17, 49.75, 51.33, 52.91, 54.49, 56.07, 57.65, 59.23, 60.8, 62.38, 63.96, 65.54, 67.12, 68.7, 70.28, 71.86, 73.44, 75.02, 76.6, 78.18, 79.76, 81.34, 82.92, 84.49, 86.07, 87.65, 89.23, 90.81, 92.39, 93.97], "xaxis": "x", "y": [0.0, 0.0, 0.0, 0.0, 0.0, 0.0, 0.0, 0.0, 0.0, 0.0, 0.0, 0.0, 0.0, 0.0, 0.0, 0.0, 0.0, 0.0, 0.0, 0.0, 0.0, 0.0, 0.0, 0.0, 0.0, 0.0, 0.0, 0.0, 0.0, 0.0, 0.0, 0.0, 0.0, 0.0, 0.0, 0.0, 0.0, 0.0, 0.0, 0.0, 0.0, 0.0, 0.0, 0.0, 0.0, 0.0, 0.0, 0.0, 0.0, 0.0, 0.0, 1.0, 0.0, 0.0, 1.0, 0.0, 0.0, 0.0, 0.0, 0.0], "yaxis": "y"}, {"line": {"color": "red", "dash": "dash", "width": 2.5}, "mode": "lines", "name": "Probabilistic marginal P(tick)", "type": "scatter", "x": {"elided": "1999 int values"}, "xaxis": "x2", "y": {"elided": "1999 float values"}, "yaxis": "y2"}, {"line": {"color": "rgb(13, 8, 135)", "width": 1}, "mode": "lines", "name": "Prob trig 0", "opacity": 0.5, "showlegend": false, "type": "scatter", "x": {"elided": "1999 int values"}, "xaxis": "x2", "y": {"elided": "1999 float values"}, "yaxis": "y2"}, {"line": {"color": "rgb(70, 3, 159)", "width": 1}, "mode": "lines", "name": "Prob trig 1", "opacity": 0.5, "showlegend": false, "type": "scatter", "x": {"elided": "1999 int values"}, "xaxis": "x2", "y": {"elided": "1999 float values"}, "yaxis": "y2"}, {"line": {"color": "rgb(114, 1, 168)", "width": 1}, "mode": "lines", "name": "Prob trig 2", "opacity": 0.5, "showlegend": false, "type": "scatter", "x": {"elided": "1999 int values"}, "xaxis": "x2", "y": {"elided": "1999 float values"}, "yaxis": "y2"}, {"line": {"color": "rgb(156, 23, 158)", "width": 1}, "mode": "lines", "name": "Prob trig 3", "opacity": 0.5, "showlegend": false, "type": "scatter", "x": {"elided": "1999 int values"}, "xaxis": "x2", "y": {"elided": "1999 float values"}, "yaxis": "y2"}, {"line": {"color": "rgb(189, 55, 134)", "width": 1}, "mode": "lines", "name": "Prob trig 4", "opacity": 0.5, "showlegend": false, "type": "scatter", "x": {"elided": "1999 int values"}, "xaxis": "x2", "y": {"elided": "1999 float values"}, "yaxis": "y2"}, {"line": {"color": "rgb(216, 87, 107)", "width": 1}, "mode": "lines", "name": "Prob trig 5", "opacity": 0.5, "showlegend": false, "type": "scatter", "x": {"elided": "1999 int values"}, "xaxis": "x2", "y": {"elided": "1999 float values"}, "yaxis": "y2"}, {"line": {"color": "rgb(237, 121, 83)", "width": 1}, "mode": "lines", "name": "Prob trig 6", "opacity": 0.5, "showlegend": false, "type": "scatter", "x": {"elided": "1999 int values"}, "xaxis": "x2", "y": {"elided": "1999 float values"}, "yaxis": "y2"}, {"line": {"color": "rgb(251, 159, 58)", "width": 1}, "mode": "lines", "name": "Prob trig 7", "opacity": 0.5, "showlegend": false, "type": "scatter", "x": {"elided": "1999 int values"}, "xaxis": "x2", "y": {"elided": "1999 float values"}, "yaxis": "y2"}, {"line": {"color": "rgb(253, 202, 38)", "width": 1}, "mode": "lines", "name": "Prob trig 8", "opacity": 0.5, "showlegend": false, "type": "scatter", "x": {"elided": "1999 int values"}, "xaxis": "x2", "y": {"elided": "1999 float values"}, "yaxis": "y2"}, {"line": {"color": "rgb(240, 249, 33)", "width": 1}, "mode": "lines", "name": "Prob trig 9", "opacity": 0.5, "showlegend": false, "type": "scatter", "x": {"elided": "1999 int values"}, "xaxis": "x2", "y": {"elided": "1999 float values"}, "yaxis": "y2"}, {"marker": {"color": "rgba(50,180,50,0.4)"}, "name": "MC FEE ticks (200 seeds)", "type": "bar", "width": 1, "x": {"elided": "1999 int values"}, "xaxis": "x2", "y": {"elided": "1999 float values"}, "yaxis": "y2"}, {"marker": {"color": "rgba(50,100,220,0.35)"}, "name": "Target seed 42 (2 ticks)", "type": "bar", "width": 1, "x": {"elided": "1999 int values"}, "xaxis": "x2", "y": {"elided": "1999 float values"}, "yaxis": "y2"}, {"marker": {"color": "blue", "line": {"color": "blue", "width": 1.5}, "size": 10, "symbol": "line-ns"}, "mode": "markers", "name": "Target ticks (rug)", "showlegend": true, "type": "scatter", "x": [1040, 1067], "xaxis": "x2", "y": [0.0, 0.0], "yaxis": "y2"}], "layout": {"annotations": [{"font": {"size": 16}, "showarrow": false, "text": "ADC distribution  (MC n=360)", "x": 0.225, "xanchor": "center", "xref": "paper", "y": 1, "yanchor": "bottom", "yref": "paper"}, {"font": {"size": 16}, "showarrow": false, "text": "Tick distribution  (MC n=360)", "x": 0.775, "xanchor": "center", "xref": "paper", "y": 1, "yanchor": "bottom", "yref": "paper"}], "barmode": "overlay", "height": 440, "legend": {"orientation": "h", "x": 1, "xanchor": "right", "y": 1.02, "yanchor": "bottom"}, "title": {"text": "pixel 80798  |  NLL=23.7  (11.9/hit)  —  200 FEE seeds vs Probabilistic"}, "width": 1100, "xaxis": {"anchor": "y", "domain": [0, 0.45], "title": {"text": "ADC"}}, "xaxis2": {"anchor": "y2", "domain": [0.55, 1], "title": {"text": "Tick"}}, "yaxis": {"anchor": "x", "domain": [0, 1], "title": {"text": "Expected hits / seed"}}, "yaxis2": {"anchor": "x2", "domain": [0, 1], "title": {"text": "P(tick)"}}}}
